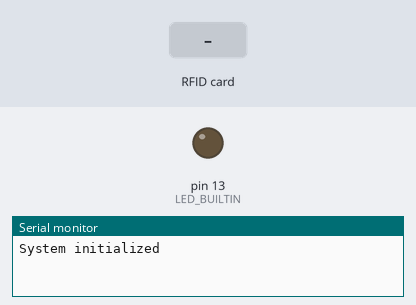
The sketch below on a simulated Arduino Uno, built with avr-gcc and run on an emulated ATmega328P. Shown: output pins drawn as LEDs (lit = HIGH), the last lines printed to the serial monitor. The inputs (shaded band) are chosen by the test bench.

Above: at 1.2 s.
1.3 s: RFID card 5E 7A 19 C4 held to the reader
At 6.37 s:
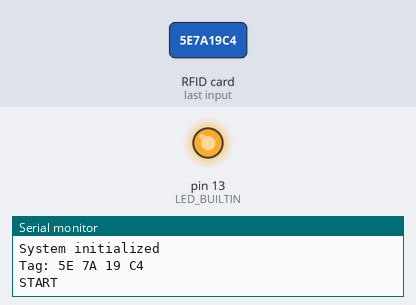
Timing chart, 0 to 8.1 s (numbered marks = the images above; inputs shaded):
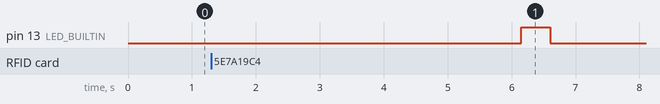

Measured:
- after the input at 1.3 s, pin 13 (LED_BUILTIN): LOW → HIGH after 4.9 s, → LOW 0.45 s later

The sketch:

arduino.ino
```cpp
// for I2C Communication
#include <Wire.h>
#include <PN532_I2C.h>
#include <PN532.h>
#include <NfcAdapter.h>
#include <RCSwitch.h>

PN532_I2C pn532_i2c(Wire);
NfcAdapter nfc = NfcAdapter(pn532_i2c);
RCSwitch mySwitch = RCSwitch();

String tagId = "None";
byte nuidPICC[4];

void setup(void) {
  Serial.begin(9600);
  Serial.println("System initialized");

  pinMode(LED_BUILTIN, OUTPUT);

  nfc.begin();

  mySwitch.enableTransmit(12);
  mySwitch.setRepeatTransmit(5);
}

void loop() {
  if (nfc.tagPresent()) {
    NfcTag tag = nfc.read();
    //tag.print();
    tagId = tag.getUidString();
    Serial.println("Tag: " + tagId);

    mySwitch.send(555, 16);
    Serial.println("START");

    byte* tagUidBytes = tag.getUidBytes();
    uint8_t tagUidLength = tag.getUidLength();
    long uidInteger = 0;
    long factor = 1;
    for (int i = 0; i < tagUidLength; i++) {
        //factor = 1;
        //for (int j = 1; j < (tagUidLength - i); j++) {
        //  factor = factor * 256;
        //}
        //uidInteger = uidInteger + ((uint8_t)tagUidBytes[i]) * factor;
        mySwitch.send(553, 16);
        //delay(1);
        mySwitch.send((uint8_t)tagUidBytes[i], 8);
        //Serial.println((uint8_t)tagUidBytes[i]);
        //delay(1);
        //mySwitch.send(554, 16);

        //delay(1);
    }

    digitalWrite(LED_BUILTIN, HIGH);

    //mySwitch.send(uidInteger, 8 * sizeof(uidInteger));
    //Serial.println(uidInteger);

    mySwitch.send(556, 16);
    Serial.println("END");

    digitalWrite(LED_BUILTIN, LOW);
  }
  delay(1000);
}
```
